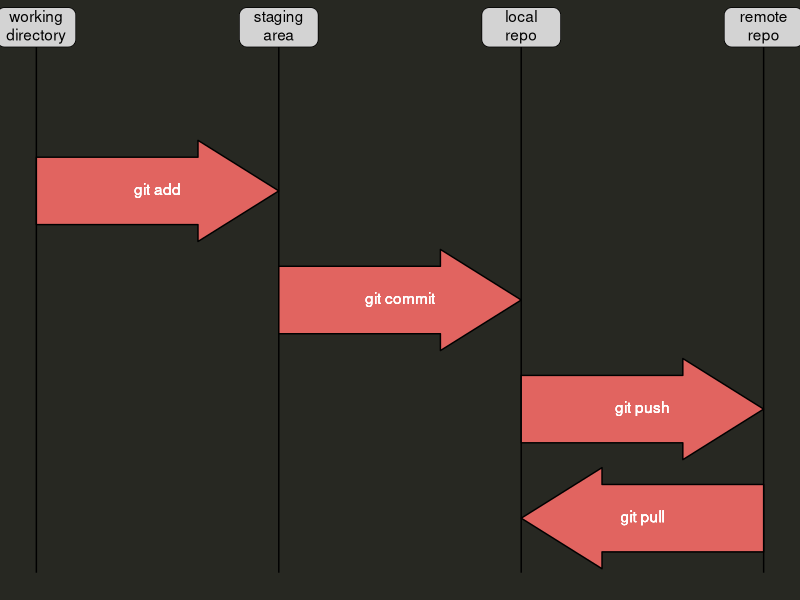

Generate this figure with R:
library(tidyverse)
library(ggtext)
mytheme <- theme(
  panel.background = element_rect(fill = "#272822",colour = "#272822"),
  plot.background = element_rect(fill = "#272822",colour = "#272822"),
)
geom_arrow <- function(xstart,xend, y, width = NULL, label = "",direction = "right", colour = "black", fill = "#E16460", inherit.aes = FALSE) {
  xdelta <- abs(xend-xstart)
  if(is.null(width)){
    width <- xdelta/1.618
    message(paste("width:",width))
  }
  
    spanstart <- xdelta/3*2
  
  
  arrowh <- xstart + spanstart
  halfwidth <- width/2
  b <- width/2*3
  arroww <- b/2
  
  dd <- tibble(
    x = c(xstart,xstart, arrowh, arrowh, xend, arrowh,arrowh,  xstart, xstart),
    y = c(y,y-halfwidth, y-halfwidth, y-arroww,y, y+arroww, y+halfwidth, y+halfwidth, y)
  )
  if(direction == "left"){
    mid <- median(c(xstart,xend))
    mid - dd$x + mid  -> dd$x
  }
  
  list(
    geom_polygon(data = dd, aes(x,y), colour = "black", fill = fill,inherit.aes = inherit.aes),
    geom_richtext(x = xstart+xdelta/2, y = y, hjust = 0.5, label = label, fill = NA, label.color = NA, text.colour = "white")
    )

  }

tribble(
  ~label, ~x, ~y,
  "working<br>directory", 1, 5,
  "staging<br>area", 2, 5,
  "local repo", 3, 5,
  "remote<br>repo", 4, 5
) %>%
  ggplot(aes(x,y,label = label)) +
  geom_segment(aes(x = x,y = 0, xend = x, yend = y))+
  geom_arrow(1,2,3.5,label = "git add") +
  geom_arrow(2,3,2.5,label = "git commit") +
  geom_arrow(3,4,1.5,label = "git push") +
  geom_arrow(3,4,0.5,direction = "left", label = "git pull") +
  
  geom_textbox(fill = "lightgrey", 
               width = unit(2, "cm"),
               height = unit(1, "cm"),
               halign = 0.5,
               valign = 0.5
               ) +
  theme_void() +
  # lims(x = c(0, 6), y = c(0, 6)) +
  mytheme
  